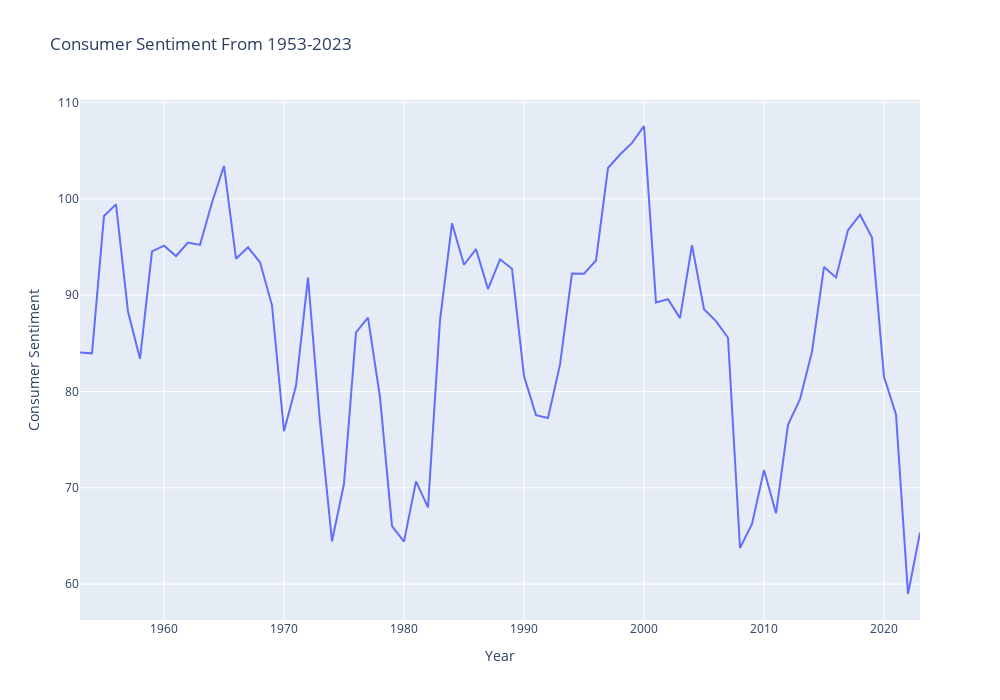

This figure's notebook cell:
### Code cell
fig = px.line(ConsumerSentiment_annual, x='Year', y='ConsumerSentiment',
              title='Consumer Sentiment From 1953-2023',
              labels={'ConsumerSentiment': 'Consumer Sentiment', 'Year': 'Year'})

fig.update_layout(
    xaxis_title='Year',  
    yaxis_title='Consumer Sentiment',  
    width=1000,  
    height=700  
)
fig.show()

### Figure 1 — Plotly figure (JSON) as saved in the notebook; plotly's stock layout.template omitted (floating-point values rounded to 4 significant figures)
{"data": [{"hovertemplate": "Year=%{x}<br>Consumer Sentiment=%{y}<extra></extra>", "legendgroup": "", "line": {"color": "#636efa", "dash": "solid"}, "marker": {"symbol": "circle"}, "mode": "lines", "name": "", "orientation": "v", "showlegend": false, "type": "scatter", "x": [1953, 1954, 1955, 1956, 1957, 1958, 1959, 1960, 1961, 1962, 1963, 1964, 1965, 1966, 1967, 1968, 1969, 1970, 1971, 1972, 1973, 1974, 1975, 1976, 1977, 1978, 1979, 1980, 1981, 1982, 1983, 1984, 1985, 1986, 1987, 1988, 1989, 1990, 1991, 1992, 1993, 1994, 1995, 1996, 1997, 1998, 1999, 2000, 2001, 2002, 2003, 2004, 2005, 2006, 2007, 2008, 2009, 2010, 2011, 2012, 2013, 2014, 2015, 2016, 2017, 2018, 2019, 2020, 2021, 2022, 2023], "xaxis": "x", "y": [84.07, 83.97, 98.23, 99.43, 88.3, 83.4, 94.55, 95.15, 94.08, 95.47, 95.22, 99.62, 103.4, 93.8, 94.97, 93.42, 88.95, 75.88, 80.6, 91.83, 76.85, 64.45, 70.42, 86.15, 87.67, 79.41, 66.03, 64.42, 70.67, 67.97, 87.38, 97.47, 93.17, 94.79, 90.64, 93.73, 92.76, 81.62, 77.55, 77.25, 82.79, 92.27, 92.24, 93.61, 103.2, 104.6, 105.8, 107.6, 89.24, 89.58, 87.62, 95.2, 88.55, 87.31, 85.58, 63.75, 66.26, 71.84, 67.35, 76.54, 79.21, 84.12, 92.94, 91.84, 96.77, 98.37, 95.98, 81.54, 77.62, 58.98, 65.35], "yaxis": "y"}], "layout": {"height": 700, "legend": {"tracegroupgap": 0}, "title": {"text": "Consumer Sentiment From 1953-2023"}, "width": 1000, "xaxis": {"anchor": "y", "domain": [0, 1], "title": {"text": "Year"}}, "yaxis": {"anchor": "x", "domain": [0, 1], "title": {"text": "Consumer Sentiment"}}}}
